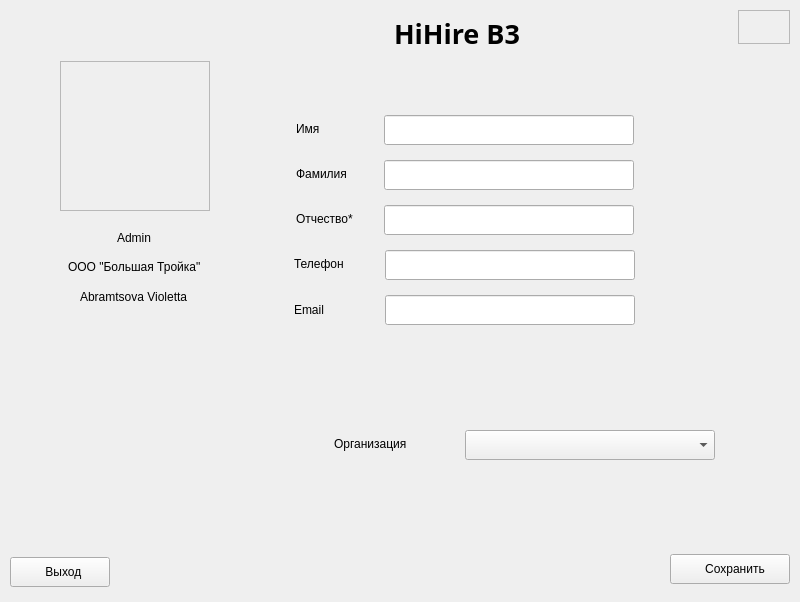
<?xml version='1.0' encoding='utf-8'?>
<ui version="4.0">
 <class>ProfileWindow</class>
 <widget class="QMainWindow" name="ProfileWindow">
  <property name="enabled">
   <bool>true</bool>
  </property>
  <property name="geometry">
   <rect>
    <x>0</x>
    <y>0</y>
    <width>800</width>
    <height>602</height>
   </rect>
  </property>
  <property name="minimumSize">
   <size>
    <width>800</width>
    <height>0</height>
   </size>
  </property>
  <property name="maximumSize">
   <size>
    <width>800</width>
    <height>16777215</height>
   </size>
  </property>
  <property name="mouseTracking">
   <bool>false</bool>
  </property>
  <property name="windowTitle">
   <string>MainWindow</string>
  </property>
  <property name="styleSheet">
   <string notr="true" />
  </property>
  <widget class="QWidget" name="centralwidget">
   <property name="minimumSize">
    <size>
     <width>800</width>
     <height>602</height>
    </size>
   </property>
   <property name="maximumSize">
    <size>
     <width>800</width>
     <height>16777215</height>
    </size>
   </property>
   <layout class="QHBoxLayout" name="horizontalLayout">
    <property name="spacing">
     <number>0</number>
    </property>
    <property name="leftMargin">
     <number>10</number>
    </property>
    <property name="topMargin">
     <number>10</number>
    </property>
    <property name="rightMargin">
     <number>10</number>
    </property>
    <property name="bottomMargin">
     <number>10</number>
    </property>
    <item>
     <widget class="QWidget" name="leftMenuP" native="true">
      <property name="minimumSize">
       <size>
        <width>250</width>
        <height>0</height>
       </size>
      </property>
      <property name="maximumSize">
       <size>
        <width>250</width>
        <height>16777215</height>
       </size>
      </property>
      <property name="styleSheet">
       <string notr="true" />
      </property>
      <layout class="QVBoxLayout" name="verticalLayout">
       <property name="spacing">
        <number>0</number>
       </property>
       <property name="leftMargin">
        <number>0</number>
       </property>
       <property name="topMargin">
        <number>0</number>
       </property>
       <property name="rightMargin">
        <number>0</number>
       </property>
       <property name="bottomMargin">
        <number>5</number>
       </property>
       <item alignment="Qt::AlignLeft|Qt::AlignTop">
        <widget class="QWidget" name="back" native="true">
         <property name="minimumSize">
          <size>
           <width>46</width>
           <height>42</height>
          </size>
         </property>
         <layout class="QVBoxLayout" name="verticalLayout_2">
          <property name="spacing">
           <number>0</number>
          </property>
          <property name="leftMargin">
           <number>1</number>
          </property>
          <property name="topMargin">
           <number>5</number>
          </property>
          <property name="rightMargin">
           <number>0</number>
          </property>
          <property name="bottomMargin">
           <number>5</number>
          </property>
         </layout>
        </widget>
       </item>
       <item>
        <widget class="QWidget" name="widget_4" native="true">
         <layout class="QVBoxLayout" name="verticalLayout_5">
          <item alignment="Qt::AlignHCenter|Qt::AlignVCenter">
           <widget class="QFrame" name="frame">
            <property name="minimumSize">
             <size>
              <width>150</width>
              <height>150</height>
             </size>
            </property>
            <property name="maximumSize">
             <size>
              <width>150</width>
              <height>150</height>
             </size>
            </property>
            <property name="frameShape">
             <enum>QFrame::StyledPanel</enum>
            </property>
            <property name="frameShadow">
             <enum>QFrame::Raised</enum>
            </property>
            <layout class="QVBoxLayout" name="verticalLayout_3">
             <item alignment="Qt::AlignHCenter|Qt::AlignVCenter">
              <widget class="QLabel" name="profilePic">
               <property name="minimumSize">
                <size>
                 <width>140</width>
                 <height>140</height>
                </size>
               </property>
               <property name="maximumSize">
                <size>
                 <width>140</width>
                 <height>140</height>
                </size>
               </property>
               <property name="text">
                <string />
               </property>
               <property name="scaledContents">
                <bool>false</bool>
               </property>
              </widget>
             </item>
            </layout>
           </widget>
          </item>
          <item alignment="Qt::AlignHCenter">
           <widget class="QWidget" name="widget" native="true">
            <property name="minimumSize">
             <size>
              <width>0</width>
              <height>100</height>
             </size>
            </property>
            <layout class="QVBoxLayout" name="verticalLayout_4">
             <item alignment="Qt::AlignHCenter">
              <widget class="QLabel" name="roleLabel">
               <property name="text">
                <string>Admin</string>
               </property>
              </widget>
             </item>
             <item alignment="Qt::AlignHCenter">
              <widget class="QLabel" name="organizationLabel">
               <property name="text">
                <string>ООО "Большая Тройка"</string>
               </property>
              </widget>
             </item>
             <item alignment="Qt::AlignHCenter">
              <widget class="QLabel" name="fioLabel">
               <property name="text">
                <string>Abramtsova Violetta</string>
               </property>
              </widget>
             </item>
            </layout>
           </widget>
          </item>
          <item>
           <spacer name="verticalSpacer">
            <property name="orientation">
             <enum>Qt::Vertical</enum>
            </property>
            <property name="sizeHint" stdset="0">
             <size>
              <width>20</width>
              <height>40</height>
             </size>
            </property>
           </spacer>
          </item>
         </layout>
        </widget>
       </item>
       <item alignment="Qt::AlignLeft|Qt::AlignBottom">
        <widget class="QWidget" name="widget_2" native="true">
         <property name="minimumSize">
          <size>
           <width>100</width>
           <height>30</height>
          </size>
         </property>
         <property name="maximumSize">
          <size>
           <width>100</width>
           <height>30</height>
          </size>
         </property>
         <layout class="QHBoxLayout" name="horizontalLayout_12">
          <property name="spacing">
           <number>0</number>
          </property>
          <property name="leftMargin">
           <number>0</number>
          </property>
          <property name="topMargin">
           <number>0</number>
          </property>
          <property name="rightMargin">
           <number>0</number>
          </property>
          <property name="bottomMargin">
           <number>0</number>
          </property>
          <item>
           <widget class="QPushButton" name="exitBtn">
            <property name="minimumSize">
             <size>
              <width>100</width>
              <height>30</height>
             </size>
            </property>
            <property name="maximumSize">
             <size>
              <width>100</width>
              <height>30</height>
             </size>
            </property>
            <property name="text">
             <string>    Выход  </string>
            </property>
            <property name="icon">
             <iconset resource="../Qss/icons/_icons.qrc">
              <normaloff>:/feather/icons/feather/log-out.png</normaloff>:/feather/icons/feather/log-out.png</iconset>
            </property>
            <property name="iconSize">
             <size>
              <width>24</width>
              <height>24</height>
             </size>
            </property>
           </widget>
          </item>
         </layout>
        </widget>
       </item>
      </layout>
     </widget>
    </item>
    <item>
     <widget class="QWidget" name="leftBody" native="true">
      <property name="minimumSize">
       <size>
        <width>0</width>
        <height>0</height>
       </size>
      </property>
      <property name="maximumSize">
       <size>
        <width>16777215</width>
        <height>16777215</height>
       </size>
      </property>
      <layout class="QVBoxLayout" name="verticalLayout_10">
       <property name="spacing">
        <number>0</number>
       </property>
       <property name="leftMargin">
        <number>0</number>
       </property>
       <property name="topMargin">
        <number>0</number>
       </property>
       <property name="rightMargin">
        <number>0</number>
       </property>
       <property name="bottomMargin">
        <number>0</number>
       </property>
       <item alignment="Qt::AlignTop">
        <widget class="QWidget" name="headerProfile" native="true">
         <property name="maximumSize">
          <size>
           <width>550</width>
           <height>16777215</height>
          </size>
         </property>
         <property name="styleSheet">
          <string notr="true" />
         </property>
         <layout class="QHBoxLayout" name="horizontalLayout_7">
          <property name="spacing">
           <number>5</number>
          </property>
          <property name="leftMargin">
           <number>5</number>
          </property>
          <property name="topMargin">
           <number>0</number>
          </property>
          <property name="rightMargin">
           <number>0</number>
          </property>
          <property name="bottomMargin">
           <number>5</number>
          </property>
          <item alignment="Qt::AlignRight">
           <widget class="QWidget" name="logoWidget" native="true">
            <property name="minimumSize">
             <size>
              <width>150</width>
              <height>0</height>
             </size>
            </property>
            <layout class="QHBoxLayout" name="horizontalLayout_11">
             <property name="spacing">
              <number>5</number>
             </property>
             <property name="leftMargin">
              <number>5</number>
             </property>
             <property name="topMargin">
              <number>5</number>
             </property>
             <property name="rightMargin">
              <number>5</number>
             </property>
             <property name="bottomMargin">
              <number>5</number>
             </property>
             <item alignment="Qt::AlignBottom">
              <widget class="QLabel" name="logoPic">
               <property name="maximumSize">
                <size>
                 <width>45</width>
                 <height>45</height>
                </size>
               </property>
               <property name="sizeIncrement">
                <size>
                 <width>0</width>
                 <height>0</height>
                </size>
               </property>
               <property name="text">
                <string />
               </property>
               <property name="pixmap">
                <pixmap>../Qss/icons/logo.png</pixmap>
               </property>
               <property name="scaledContents">
                <bool>true</bool>
               </property>
               <property name="margin">
                <number>0</number>
               </property>
               <property name="indent">
                <number>-1</number>
               </property>
              </widget>
             </item>
             <item alignment="Qt::AlignLeft|Qt::AlignTop">
              <widget class="QLabel" name="logoName">
               <property name="maximumSize">
                <size>
                 <width>16777215</width>
                 <height>16777215</height>
                </size>
               </property>
               <property name="font">
                <font>
                 <family>Bahnschrift SemiBold</family>
                 <pointsize>20</pointsize>
                 <bold>true</bold>
                </font>
               </property>
               <property name="text">
                <string>HiHire B3</string>
               </property>
               <property name="margin">
                <number>5</number>
               </property>
              </widget>
             </item>
            </layout>
           </widget>
          </item>
          <item alignment="Qt::AlignRight|Qt::AlignTop">
           <widget class="QFrame" name="winBtnsWidgetP">
            <property name="frameShape">
             <enum>QFrame::StyledPanel</enum>
            </property>
            <property name="frameShadow">
             <enum>QFrame::Raised</enum>
            </property>
            <layout class="QHBoxLayout" name="horizontalLayout_8">
             <property name="spacing">
              <number>2</number>
             </property>
             <property name="leftMargin">
              <number>5</number>
             </property>
             <property name="topMargin">
              <number>5</number>
             </property>
             <property name="rightMargin">
              <number>5</number>
             </property>
             <property name="bottomMargin">
              <number>5</number>
             </property>
             <item>
              <widget class="QPushButton" name="closeBtnP">
               <property name="toolTip">
                <string>Закрыть</string>
               </property>
               <property name="text">
                <string />
               </property>
               <property name="icon">
                <iconset resource="../Qss/icons/_icons.qrc">
                 <normaloff>:/feather/icons/feather/x.png</normaloff>:/feather/icons/feather/x.png</iconset>
               </property>
               <property name="iconSize">
                <size>
                 <width>16</width>
                 <height>16</height>
                </size>
               </property>
               <property name="flat">
                <bool>true</bool>
               </property>
              </widget>
             </item>
            </layout>
           </widget>
          </item>
         </layout>
        </widget>
       </item>
       <item alignment="Qt::AlignTop">
        <widget class="QWidget" name="mainContentsProfile" native="true">
         <property name="sizePolicy">
          <sizepolicy hsizetype="Preferred" vsizetype="Preferred">
           <horstretch>0</horstretch>
           <verstretch>0</verstretch>
          </sizepolicy>
         </property>
         <property name="maximumSize">
          <size>
           <width>16777215</width>
           <height>16777215</height>
          </size>
         </property>
         <layout class="QHBoxLayout" name="horizontalLayout_9">
          <property name="spacing">
           <number>5</number>
          </property>
          <property name="leftMargin">
           <number>5</number>
          </property>
          <property name="topMargin">
           <number>5</number>
          </property>
          <property name="rightMargin">
           <number>5</number>
          </property>
          <property name="bottomMargin">
           <number>5</number>
          </property>
          <item alignment="Qt::AlignVCenter">
           <widget class="QWidget" name="mainProfileCont" native="true">
            <property name="minimumSize">
             <size>
              <width>0</width>
              <height>460</height>
             </size>
            </property>
            <layout class="QVBoxLayout" name="verticalLayout_11">
             <property name="spacing">
              <number>0</number>
             </property>
             <property name="leftMargin">
              <number>20</number>
             </property>
             <property name="topMargin">
              <number>35</number>
             </property>
             <property name="rightMargin">
              <number>0</number>
             </property>
             <property name="bottomMargin">
              <number>65</number>
             </property>
             <item alignment="Qt::AlignLeft">
              <widget class="QWidget" name="firstnameWidget" native="true">
               <property name="minimumSize">
                <size>
                 <width>360</width>
                 <height>45</height>
                </size>
               </property>
               <property name="maximumSize">
                <size>
                 <width>360</width>
                 <height>45</height>
                </size>
               </property>
               <layout class="QHBoxLayout" name="horizontalLayout_2">
                <item>
                 <widget class="QLabel" name="label_5">
                  <property name="minimumSize">
                   <size>
                    <width>80</width>
                    <height>0</height>
                   </size>
                  </property>
                  <property name="maximumSize">
                   <size>
                    <width>80</width>
                    <height>16777215</height>
                   </size>
                  </property>
                  <property name="text">
                   <string>Имя</string>
                  </property>
                 </widget>
                </item>
                <item>
                 <widget class="QLineEdit" name="firstnameLineEdit">
                  <property name="minimumSize">
                   <size>
                    <width>250</width>
                    <height>30</height>
                   </size>
                  </property>
                  <property name="maximumSize">
                   <size>
                    <width>250</width>
                    <height>30</height>
                   </size>
                  </property>
                 </widget>
                </item>
               </layout>
              </widget>
             </item>
             <item alignment="Qt::AlignLeft">
              <widget class="QWidget" name="lastnameWidget" native="true">
               <property name="minimumSize">
                <size>
                 <width>360</width>
                 <height>45</height>
                </size>
               </property>
               <property name="maximumSize">
                <size>
                 <width>360</width>
                 <height>45</height>
                </size>
               </property>
               <layout class="QHBoxLayout" name="horizontalLayout_3">
                <item>
                 <widget class="QLabel" name="label_6">
                  <property name="minimumSize">
                   <size>
                    <width>80</width>
                    <height>0</height>
                   </size>
                  </property>
                  <property name="maximumSize">
                   <size>
                    <width>80</width>
                    <height>16777215</height>
                   </size>
                  </property>
                  <property name="text">
                   <string>Фамилия</string>
                  </property>
                 </widget>
                </item>
                <item>
                 <widget class="QLineEdit" name="lastnameLineEdit">
                  <property name="minimumSize">
                   <size>
                    <width>250</width>
                    <height>30</height>
                   </size>
                  </property>
                  <property name="maximumSize">
                   <size>
                    <width>250</width>
                    <height>30</height>
                   </size>
                  </property>
                 </widget>
                </item>
               </layout>
              </widget>
             </item>
             <item alignment="Qt::AlignLeft">
              <widget class="QWidget" name="patronimicWidget" native="true">
               <property name="minimumSize">
                <size>
                 <width>360</width>
                 <height>45</height>
                </size>
               </property>
               <property name="maximumSize">
                <size>
                 <width>360</width>
                 <height>45</height>
                </size>
               </property>
               <layout class="QHBoxLayout" name="horizontalLayout_5">
                <item>
                 <widget class="QLabel" name="label_7">
                  <property name="minimumSize">
                   <size>
                    <width>80</width>
                    <height>0</height>
                   </size>
                  </property>
                  <property name="maximumSize">
                   <size>
                    <width>80</width>
                    <height>16777215</height>
                   </size>
                  </property>
                  <property name="toolTip">
                   <string>При наличии</string>
                  </property>
                  <property name="text">
                   <string>Отчество*</string>
                  </property>
                 </widget>
                </item>
                <item>
                 <widget class="QLineEdit" name="patronimicLineEdit">
                  <property name="minimumSize">
                   <size>
                    <width>250</width>
                    <height>30</height>
                   </size>
                  </property>
                  <property name="maximumSize">
                   <size>
                    <width>250</width>
                    <height>30</height>
                   </size>
                  </property>
                 </widget>
                </item>
               </layout>
              </widget>
             </item>
             <item alignment="Qt::AlignLeft">
              <widget class="QWidget" name="widget_5" native="true">
               <property name="minimumSize">
                <size>
                 <width>360</width>
                 <height>45</height>
                </size>
               </property>
               <property name="maximumSize">
                <size>
                 <width>360</width>
                 <height>45</height>
                </size>
               </property>
               <layout class="QHBoxLayout" name="horizontalLayout_4">
                <item>
                 <widget class="QLabel" name="label8">
                  <property name="minimumSize">
                   <size>
                    <width>85</width>
                    <height>0</height>
                   </size>
                  </property>
                  <property name="maximumSize">
                   <size>
                    <width>85</width>
                    <height>16777215</height>
                   </size>
                  </property>
                  <property name="sizeIncrement">
                   <size>
                    <width>0</width>
                    <height>0</height>
                   </size>
                  </property>
                  <property name="text">
                   <string>Телефон</string>
                  </property>
                 </widget>
                </item>
                <item>
                 <widget class="QLineEdit" name="phoneLineEdit">
                  <property name="minimumSize">
                   <size>
                    <width>250</width>
                    <height>30</height>
                   </size>
                  </property>
                  <property name="maximumSize">
                   <size>
                    <width>250</width>
                    <height>30</height>
                   </size>
                  </property>
                 </widget>
                </item>
               </layout>
              </widget>
             </item>
             <item alignment="Qt::AlignLeft|Qt::AlignTop">
              <widget class="QWidget" name="widget_6" native="true">
               <property name="minimumSize">
                <size>
                 <width>360</width>
                 <height>45</height>
                </size>
               </property>
               <layout class="QHBoxLayout" name="horizontalLayout_14">
                <item>
                 <widget class="QLabel" name="label_9">
                  <property name="minimumSize">
                   <size>
                    <width>85</width>
                    <height>0</height>
                   </size>
                  </property>
                  <property name="maximumSize">
                   <size>
                    <width>85</width>
                    <height>16777215</height>
                   </size>
                  </property>
                  <property name="text">
                   <string>Email</string>
                  </property>
                 </widget>
                </item>
                <item>
                 <widget class="QLineEdit" name="emailLineEdit">
                  <property name="minimumSize">
                   <size>
                    <width>250</width>
                    <height>30</height>
                   </size>
                  </property>
                  <property name="maximumSize">
                   <size>
                    <width>250</width>
                    <height>30</height>
                   </size>
                  </property>
                 </widget>
                </item>
               </layout>
              </widget>
             </item>
             <item alignment="Qt::AlignLeft">
              <widget class="QWidget" name="orgWidget" native="true">
               <property name="minimumSize">
                <size>
                 <width>480</width>
                 <height>45</height>
                </size>
               </property>
               <property name="maximumSize">
                <size>
                 <width>480</width>
                 <height>45</height>
                </size>
               </property>
               <layout class="QHBoxLayout" name="horizontalLayout_6">
                <item>
                 <widget class="QLabel" name="label_8">
                  <property name="minimumSize">
                   <size>
                    <width>85</width>
                    <height>0</height>
                   </size>
                  </property>
                  <property name="maximumSize">
                   <size>
                    <width>85</width>
                    <height>80</height>
                   </size>
                  </property>
                  <property name="text">
                   <string>Организация</string>
                  </property>
                 </widget>
                </item>
                <item>
                 <widget class="QComboBox" name="organizationComboBox">
                  <property name="minimumSize">
                   <size>
                    <width>250</width>
                    <height>30</height>
                   </size>
                  </property>
                  <property name="maximumSize">
                   <size>
                    <width>250</width>
                    <height>30</height>
                   </size>
                  </property>
                 </widget>
                </item>
               </layout>
              </widget>
             </item>
            </layout>
           </widget>
          </item>
         </layout>
        </widget>
       </item>
       <item alignment="Qt::AlignBottom">
        <widget class="QWidget" name="operationsBtns" native="true">
         <property name="maximumSize">
          <size>
           <width>800</width>
           <height>16777215</height>
          </size>
         </property>
         <layout class="QHBoxLayout" name="horizontalLayout_10">
          <property name="spacing">
           <number>0</number>
          </property>
          <property name="leftMargin">
           <number>0</number>
          </property>
          <property name="topMargin">
           <number>0</number>
          </property>
          <property name="rightMargin">
           <number>0</number>
          </property>
          <property name="bottomMargin">
           <number>0</number>
          </property>
          <item alignment="Qt::AlignRight">
           <widget class="QWidget" name="widget_3" native="true">
            <property name="minimumSize">
             <size>
              <width>120</width>
              <height>45</height>
             </size>
            </property>
            <property name="maximumSize">
             <size>
              <width>120</width>
              <height>45</height>
             </size>
            </property>
            <layout class="QHBoxLayout" name="horizontalLayout_13">
             <property name="spacing">
              <number>0</number>
             </property>
             <property name="leftMargin">
              <number>0</number>
             </property>
             <property name="topMargin">
              <number>0</number>
             </property>
             <property name="rightMargin">
              <number>0</number>
             </property>
             <property name="bottomMargin">
              <number>0</number>
             </property>
             <item>
              <widget class="QPushButton" name="saveBtn">
               <property name="minimumSize">
                <size>
                 <width>120</width>
                 <height>30</height>
                </size>
               </property>
               <property name="maximumSize">
                <size>
                 <width>120</width>
                 <height>30</height>
                </size>
               </property>
               <property name="text">
                <string>   Сохранить</string>
               </property>
               <property name="icon">
                <iconset resource="../Qss/icons/_icons.qrc">
                 <normaloff>:/feather/icons/feather/save.png</normaloff>:/feather/icons/feather/save.png</iconset>
               </property>
               <property name="iconSize">
                <size>
                 <width>24</width>
                 <height>24</height>
                </size>
               </property>
              </widget>
             </item>
            </layout>
           </widget>
          </item>
         </layout>
        </widget>
       </item>
      </layout>
     </widget>
    </item>
   </layout>
  </widget>
 </widget>
 <connections />
<customwidgets><customwidget><class>QPushButton</class><extends>QPushButton</extends><header location="global">Custom_Widgets.Theme.h</header><container>1</container></customwidget><customwidget><class>QLabel</class><extends>QLabel</extends><header location="global">Custom_Widgets.Theme.h</header><container>1</container></customwidget></customwidgets></ui>
